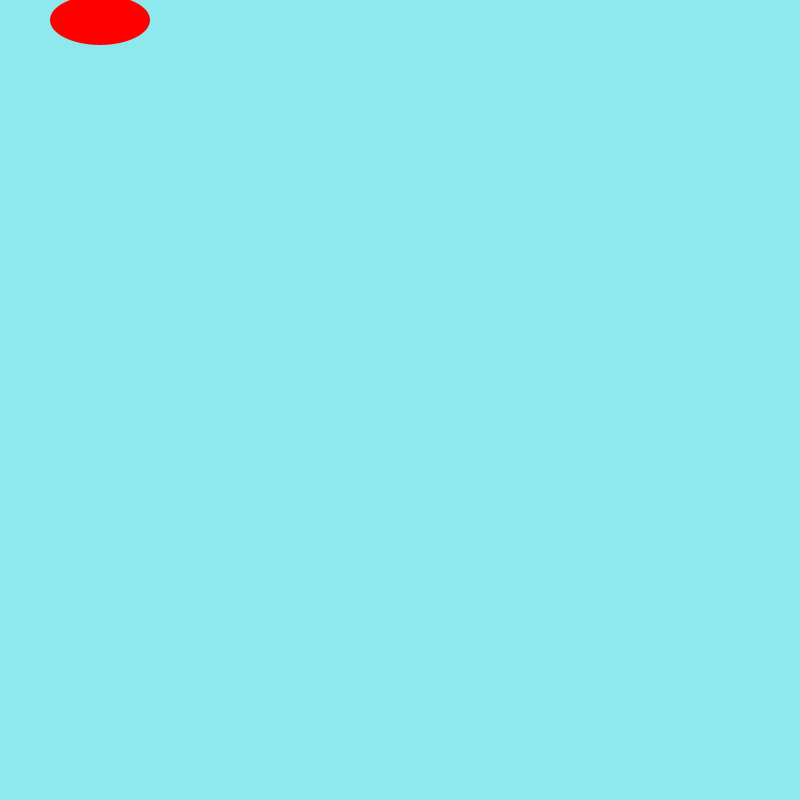
Frame 1 (no input)
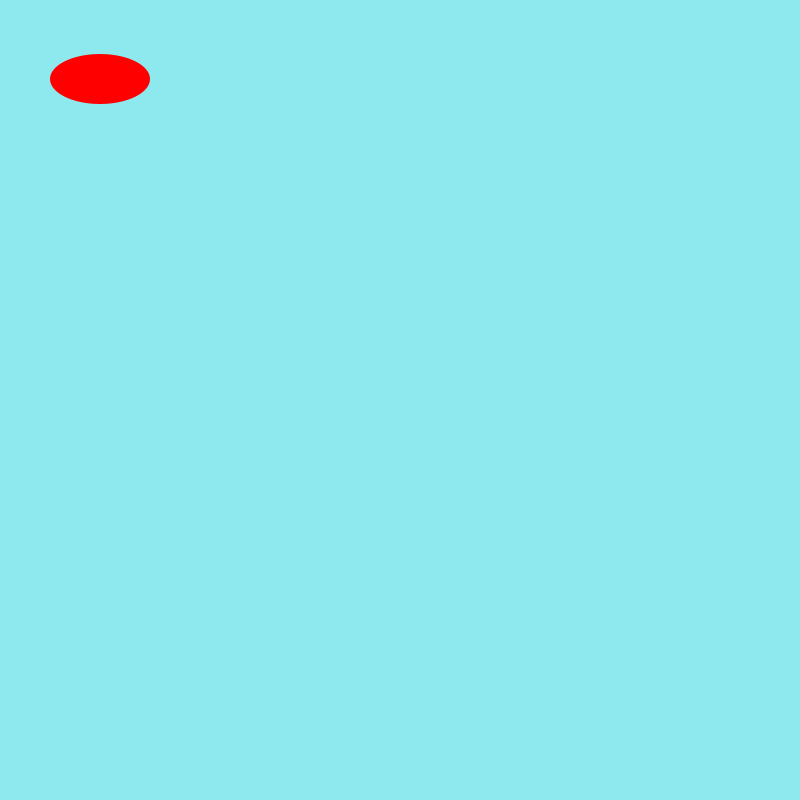
Frame 60 (the mouse pressed at the canvas centre just before this capture)
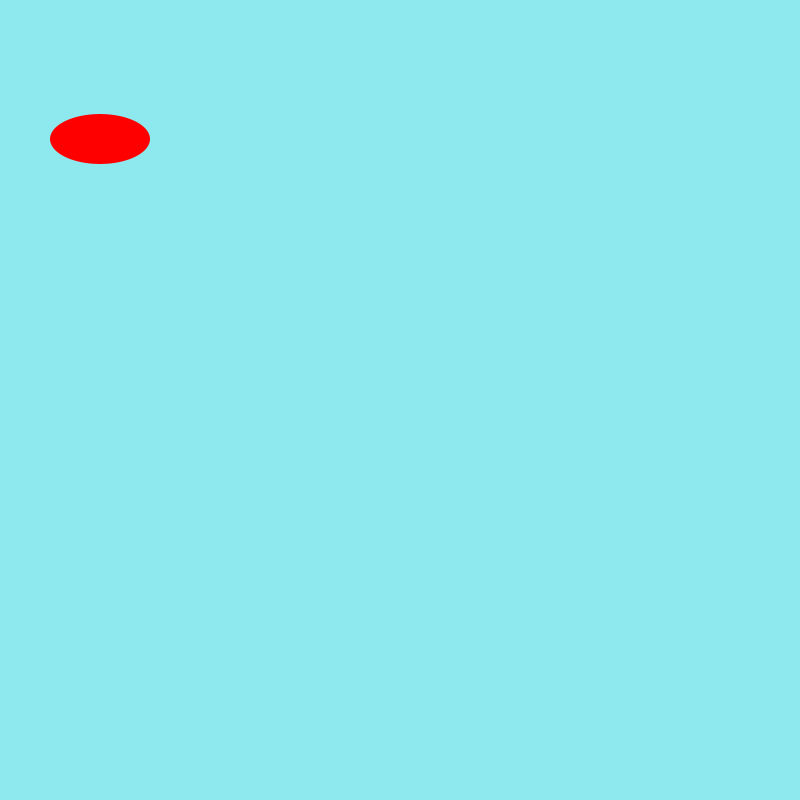
Frame 120 (the mouse held since frame 60 and released just before this capture)

The Processing sketch that drew these frames (run headless with seeded random() and noise(); from frame 60 on, the mouse is pressed at the canvas centre):

// Processing sketch: fish_food
// ── fish_food.pde
int foodX = 100;
int foodY = 20;
void setup() {
  size(800,800);
}
void draw() {
background(141,233,237);

fill(255, 0 , 0);
noStroke();
ellipse(foodX, foodY, 100,50);
foodY++;
if(foodY >= height-25) {
foodY = 20;
}
}
